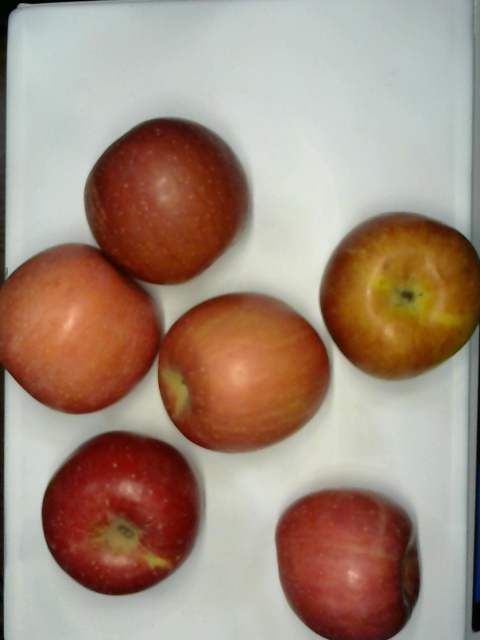
#> input picture pingguo1.jpg, 480 x 640 px
$ python flip_img.py
#> lines starting #> are read from the running program, lines starting #| are printed output that depends on the picture
import cv2

img = cv2.imread('pingguo1.jpg')
#> img is the input picture: shape (640, 480, 3); mean B, G, R 123.3, 139.6, 162.9
rows, cols = img.shape[:2]
#> rows = 640; cols = 480
# dst = cv2.flip(img, 0)
M = cv2.getRotationMatrix2D((cols / 2, rows / 2), 15, 1)
dst = cv2.warpAffine(img, M, (cols, rows))
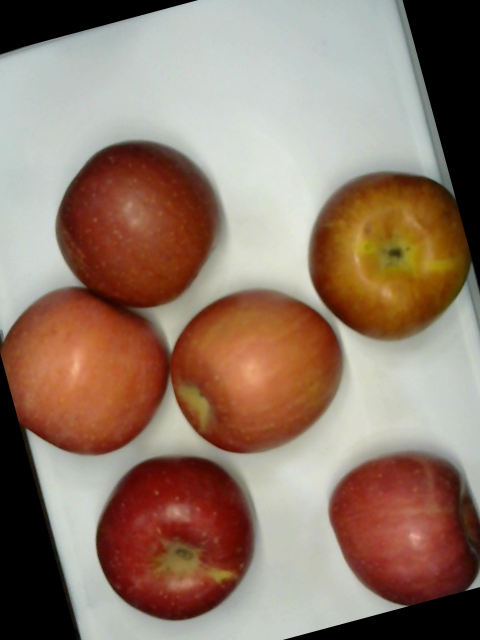
#> dst: shape (640, 480, 3); mean B, G, R 105.8, 121.8, 146.1

cv2.imwrite('p_4.jpg', dst)

$ run again, with 0011_apple.jpg copied over pingguo1.jpg
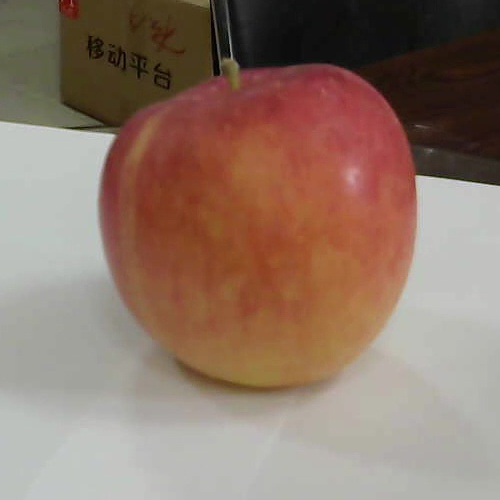
#> input picture 0011_apple.jpg, 500 x 500 px
#> img is the input picture: shape (500, 500, 3); mean B, G, R 104.5, 118.2, 142
#> `dst = cv2.warpAffine(img, M, (cols, rows))`:
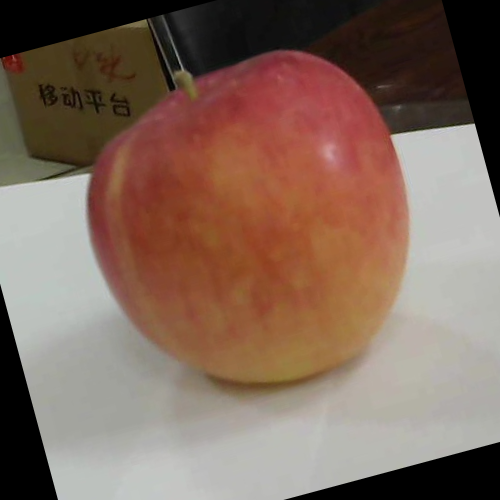
#> dst: shape (500, 500, 3); mean B, G, R 92.2, 105.1, 129.1

$ run again, with 1.jpg copied over pingguo1.jpg
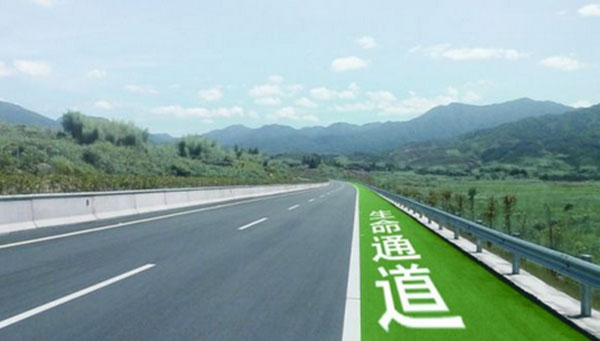
#> input picture 1.jpg, 600 x 341 px
#> img is the input picture: shape (341, 600, 3); mean B, G, R 163.2, 166.6, 139.8
#> `dst = cv2.warpAffine(img, M, (cols, rows))`:
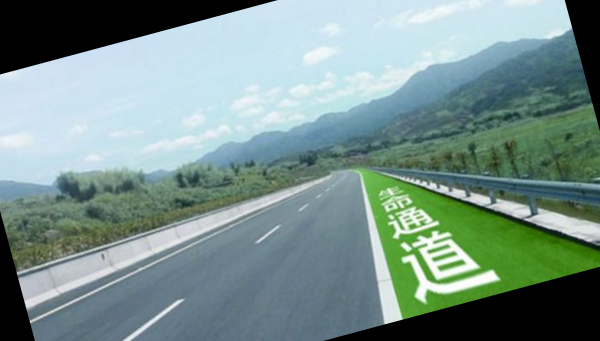
#> dst: shape (341, 600, 3); mean B, G, R 140.7, 145.4, 121.1
